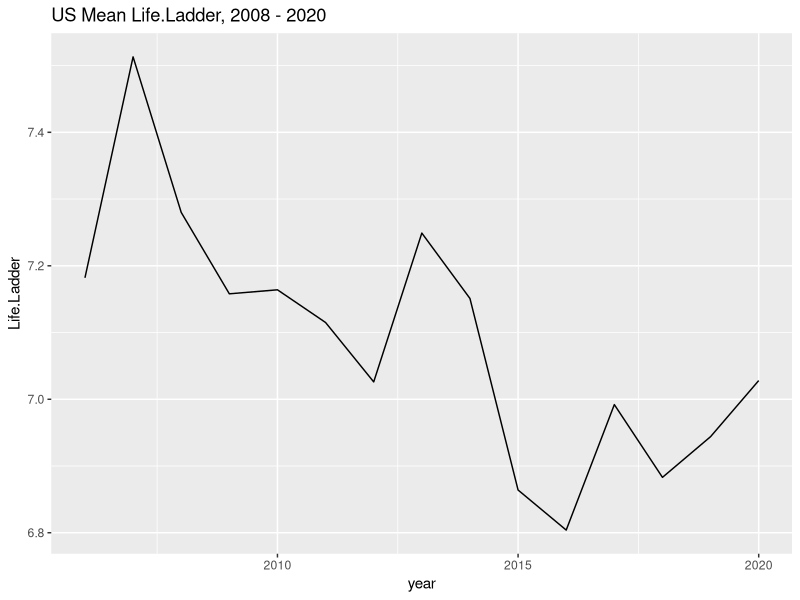
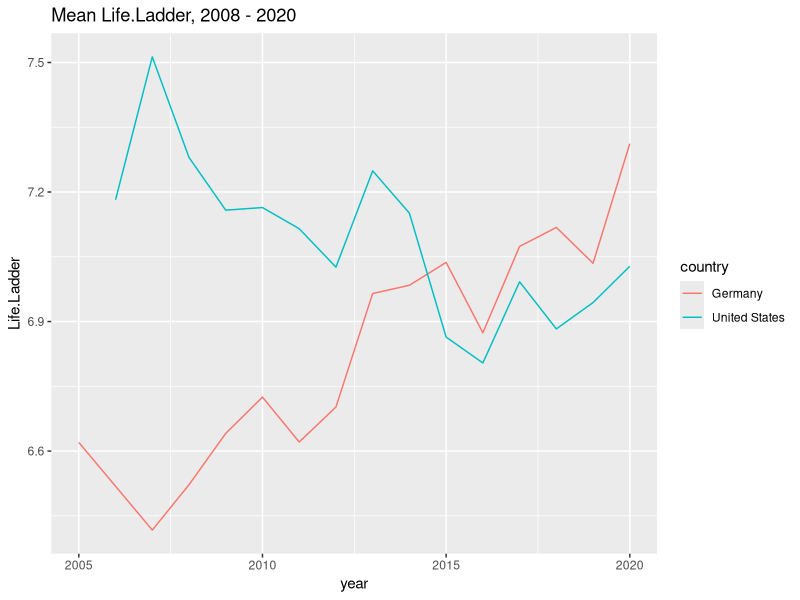
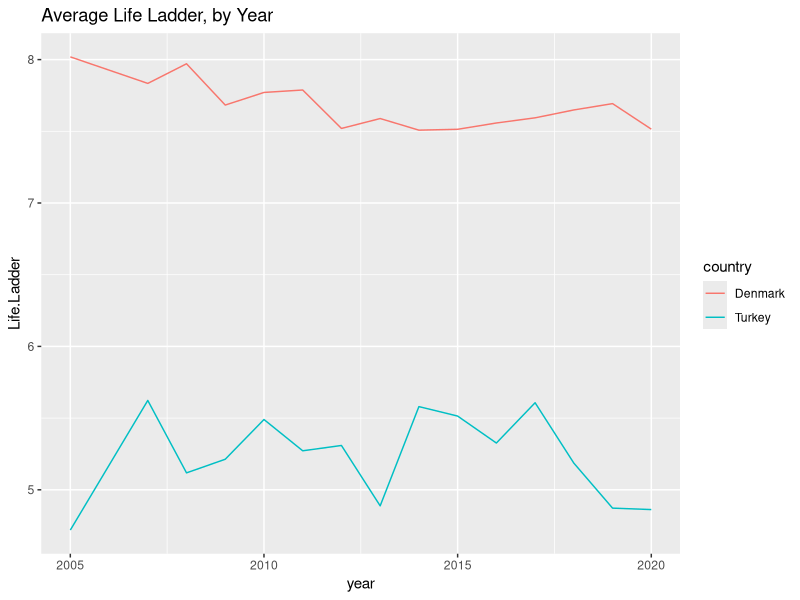
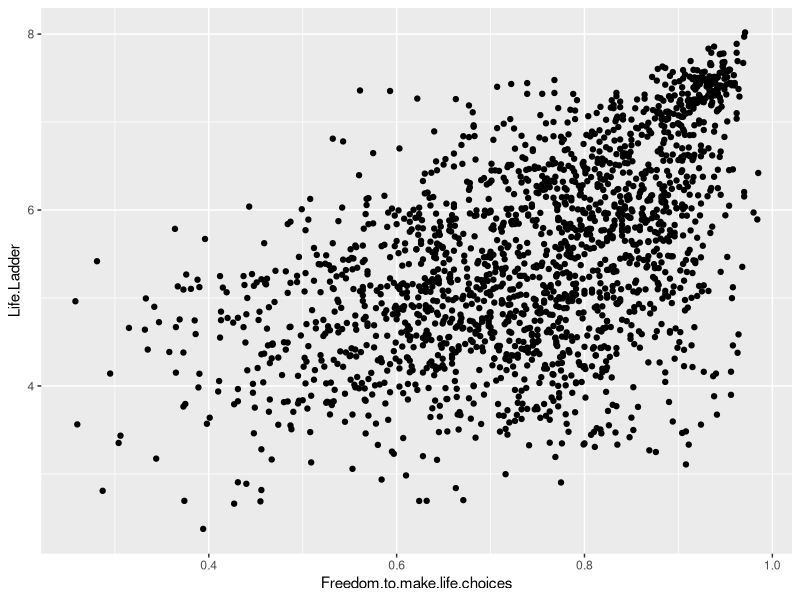
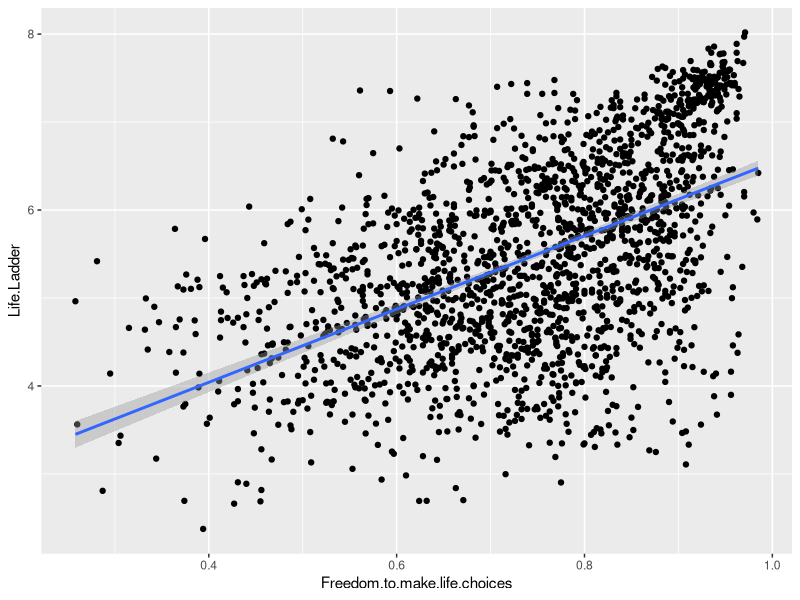

Write the R code that produced these figures, in order.
## ---- chunk 1

# Setup the environment
library(knitr)
knitr::opts_chunk$set(fig.align='center',fig.width=10, fig.height=6, fig.path='Figs/',  warning=FALSE, echo=TRUE, eval=TRUE, message=FALSE)

r = getOption("repos")
r["CRAN"] = "http://cran.us.r-project.org"
options(repos = r)

## ---- chunk 2
library(dplyr)
library(ggplot2)
## ---- chunk 3

# Make sure the data are in the right folder
# 
whr_data <- read.csv('./WHR2021.csv')


# Now browse the data and see what columns the data have. The names of the column should explain themselves
names(whr_data)

# Show the first few rows of the data frame.
head(whr_data)

## ---- chunk 4

# By using dplyr, we can easily select the rows and columns in the dataframe that we want
# Then save it to a new dataframe called "whr_data_us"
whr_data_us <- whr_data %>%
  select(country, year, Life.Ladder) %>% #select the interested columns
  filter(country == 'United States')  # only choose United States

# Plot
ggplot(whr_data_us) + aes(x=year, y=Life.Ladder) + geom_line() +
  ggtitle("US Mean Life.Ladder, 2008 - 2020")

## ---- chunk 5
# By using dplyr, we can easily select the rows and columns in the dataframe that we want
# Then we save it to a new dataframe called "whr_data_us_germany"
whr_data_us_germany <- whr_data %>%
  select(country, year, Life.Ladder) %>% #select the interested columns
  filter(country == 'United States' | country == 'Germany')  # choose US AND Germany

# Plot, using "country" as the color aesthetic
ggplot(whr_data_us_germany) + aes(x=year, y=Life.Ladder, color=country) + geom_line() +
  ggtitle("Mean Life.Ladder, 2008 - 2020")


## ---- chunk 6
# First, use select() and filter() to create a new dataframe that has only the
# countries and columns you're interested in
whr_data_life_freedom <- whr_data %>%
  select(country, year, Life.Ladder) %>%
  filter(country == 'Turkey' | country == 'Denmark')

# Then, plot!
ggplot(whr_data_life_freedom) + aes(x=year, y=Life.Ladder, color=country) + geom_line() + ggtitle("Average Life Ladder, by Year")


## ---- chunk 7

cor(whr_data$Freedom.to.make.life.choices, whr_data$Life.Ladder)
ggplot(whr_data) + aes(x=Freedom.to.make.life.choices, y=Life.Ladder) + geom_point()

## ---- chunk 8

# Remove NA rows and save it as a new dataframe
smaller_df <- whr_data %>%
               select(country,
                      Freedom.to.make.life.choices,
                      Life.Ladder) %>%
               filter(!is.na(Freedom.to.make.life.choices), # ! means NOT, so !is.na() means NOT NA
                      !is.na(Life.Ladder))

# Calculate correlation!
cor(smaller_df$Freedom.to.make.life.choices,
    smaller_df$Life.Ladder)

## ---- chunk 9

# first make the scatter plot
ggplot(smaller_df) + aes(x=Freedom.to.make.life.choices, y=Life.Ladder) + geom_point() +
  geom_smooth(method='lm', formula=y~x) # Then add the line of best fit! It's as easy as that!

## ---- chunk 10
linear_model <- lm(whr_data$Life.Ladder~whr_data$Freedom.to.make.life.choices)

## ---- chunk 11

# show the summary of the fitted linear model
summary(linear_model)


# We can access the fitted intercepts and slope values
linear_model$coefficients # this is a vector with two entries, the first one is intercept and other is slope


linear_model$coefficients[1] # is the intercept
linear_model$coefficients[2] # is the slope

## ---- chunk 12
# Code here

## ---- chunk 13
# first make the scatter plot


## ---- chunk 14
# Code here

## ---- chunk 15

# Put your code here


# Part A


# Part C


# Part D


# Part E


